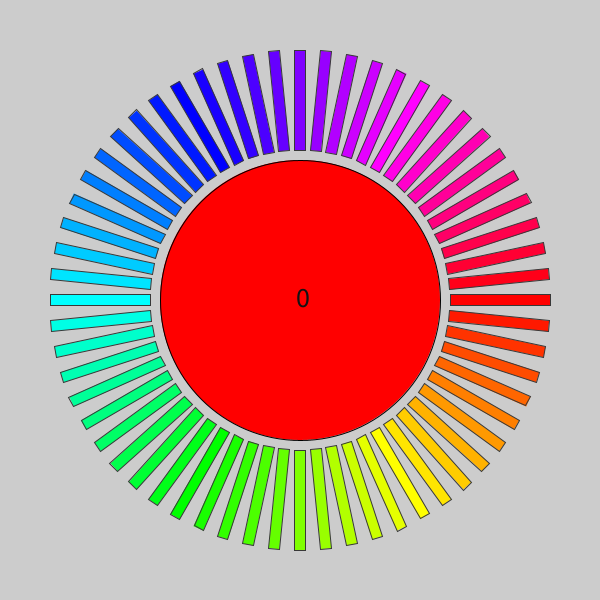
Frame 1 (no input)
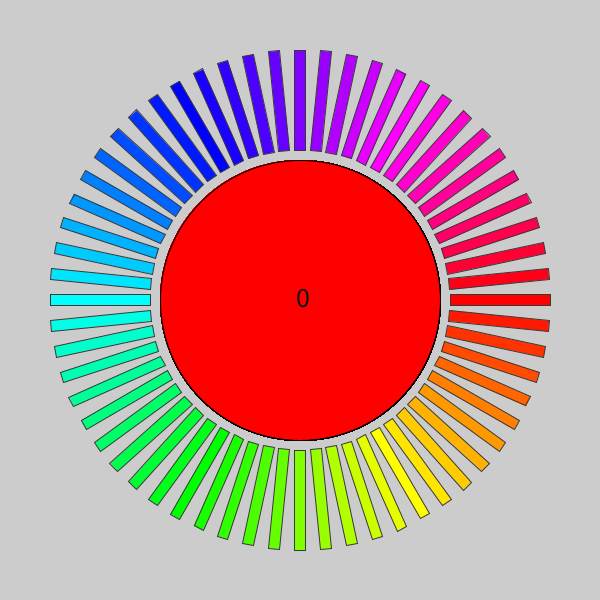
Frame 60 (the mouse pressed at the canvas centre just before this capture)
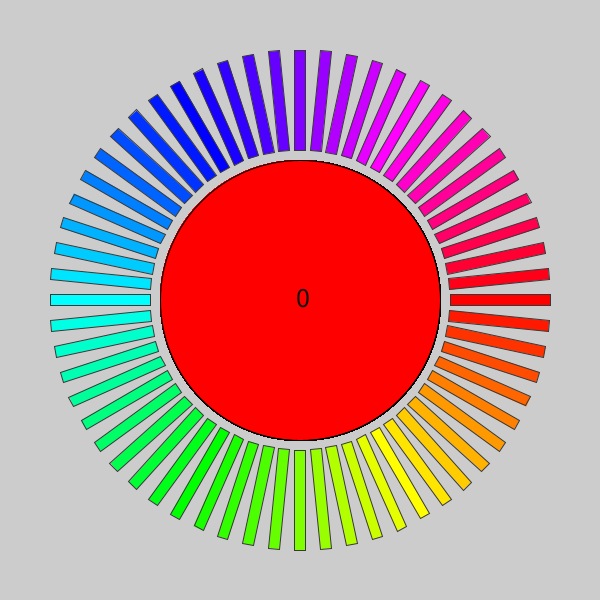
Frame 120 (the mouse held since frame 60 and released just before this capture)

The Processing sketch that drew these frames (run headless with seeded random() and noise(); from frame 60 on, the mouse is pressed at the canvas centre):

// Processing sketch: processing_103530
// ── processing_103530.pde

/**
 * Draw a circular array of colored rectangles, displaying the full range
 * of hues.
 *
 * Bruce Wilson, 4/26/2013
 */

final static float kCircleRadius = 150.0;

final static int   kNumRectangles = 60;
final static float kRectLength = 100.0;
final static float kRectWidth = (TWO_PI * kCircleRadius / (float)kNumRectangles) - 5;
// final static float kRectWidth = 40.0;  // fixed width

final static int   kLabelSize = 28;

CircleOfRectangles circOfRect;
color centerColor = color(255, 0, 0);
float hue = 0.0;   // 0 - 360

void setup() {
  size(600, 600);

  float xc = width / 2.0;
  float yc = height / 2.0;
  circOfRect = new CircleOfRectangles(xc, yc, kCircleRadius, kNumRectangles, kRectWidth, kRectLength);

  smooth();
  colorMode(HSB, 360, 100, 100);
  circOfRect.draw();
}

void draw() {
  float xc = width / 2.0;
  float yc = height / 2.0;
  
  // Change the hue of the center area depending on mouse position
  if ( circOfRect.isMouseInRectangle() ) {
    float mouseAngle = circOfRect.getMouseAngle();
    hue = map(mouseAngle, 0.0, TWO_PI, 0.0, 360.0);
    centerColor = color(hue, 100, 100);
  }
  
  // Draw the central filled circle
  fill(centerColor);
  float ellipseDiameter = 2.0 * kCircleRadius - 20.0;
  ellipse(xc, yc, ellipseDiameter, ellipseDiameter);
  
  // Draw the color value in the center of the circle
  fill(kLabelSize);
  textAlign(CENTER, CENTER);
  textSize(kLabelSize);
  int textPosFudge = 3;
  text((int)hue, xc + textPosFudge, yc - textPosFudge);
}

/**
 * CircleOfRectangles
 *
 * This default implementation draws a spectrum of colored rectangles.
 * It assumes that HSB mode is set like: colorMode(HSB, 360, 100, 100)
 *
 * Bruce Wilson, 4/26/2013
 */

class CircleOfRectangles {
  float xCenter;
  float yCenter;
  float radius;
  int   numRects;
  float rectWidth;
  float rectLength;
  
  CircleOfRectangles(float xCenter, float yCenter, float radius, int numRects, float rectWidth, float rectLength) {
    this.xCenter = xCenter;
    this.yCenter = yCenter;
    this.radius = radius;
    this.numRects = numRects;
    this.rectWidth = rectWidth;
    this.rectLength = rectLength;
  }
  
  void draw() {
    pushStyle();
    stroke(80);
    rectMode(CENTER);
    
    float incrAngle = TWO_PI / (float)numRects;
    for( int i = 0; i < numRects; i++ ) {
      pushMatrix();
      translate(xCenter, yCenter);
      rotate((float)i * incrAngle);
      drawRect(i);
      popMatrix();
    }
    popStyle();
  }
  
  /**
   * Draw the i-th rectangle in the circle.
   *
   * This method can be overridden to draw each rectangle
   * in a different way.
   */
  void drawRect(int i) {
    fill(getRectColor(i));
    float rectX = radius + rectLength / 2.0;
    rect(rectX, 0.0, rectLength, rectWidth);
  }
  
  /*8
   * Default color scheme: assumes HSB mode.
   *
   * This method can be overridden to draw each rectangle using
   * a different color scheme.
   */
  color getRectColor(int i) {
    return color(360 * (float)i / (float)numRects, 100, 100);
  }
  
  boolean isMouseInRectangle() {
    float distFromCenter = dist(xCenter, yCenter, mouseX, mouseY);
    return ( (distFromCenter > radius) && (distFromCenter < radius + rectLength) );
  }
  
  /**
   * Return the angle (in radians) of the mouse point relative to
   * the center of the circle.
   */
  float getMouseAngle() {
    float distFromCenter = dist(xCenter, yCenter, mouseX, mouseY);
    
    // Using arc cosine give x and hypotenuse (dist from center)
    float angle = acos((mouseX - xCenter) / distFromCenter);
    
    // Reverse the angle if it's greater than PI (upper half of the circle
    // if drawing counterclockwise from right).
    //
    // This takes into account the y component of the mouse position: the
    // arccosine function only accounts for the x component.
    //
    if ( (mouseY - yCenter) < 0 ) angle = TWO_PI - angle;
    return angle;
  }
}
